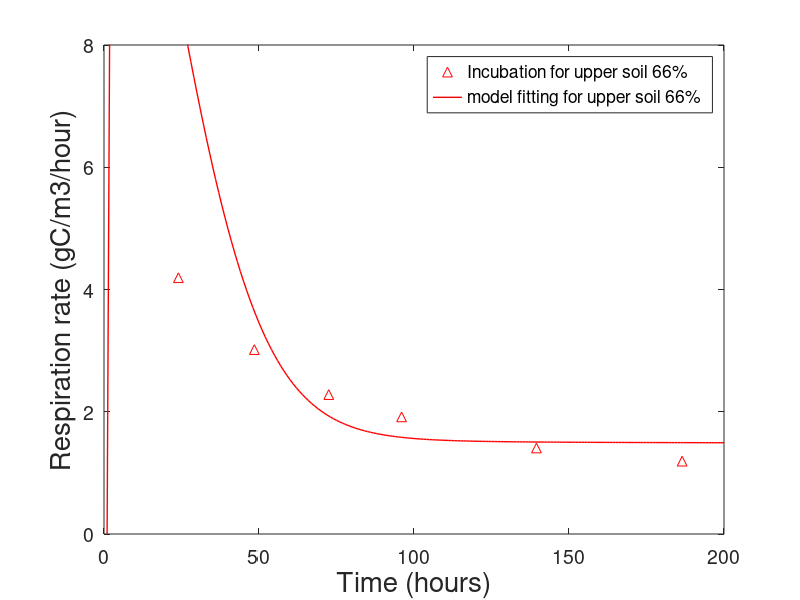

MATLAB code for this plot:
clear;

%% Parameters
k_subC=0.01/24/12;%Empirical factor of decomposition rate                1/hour
f_s=0.2;%Portion for microbe growth                                   unitless
f_e=1-f_s;%Portion for microbe respiration                            unitless
M_B=0.001/24;%Mortality rate of active biomass                        1/hour
M_BD=M_B/10;%Mortality rate of dormant biomass                        1/hour
Psi_sat=-0.002;%Soil water potential at saturation
b=4.9;%Exponent of the water retention curve                          unitless
k_tran1=1;%Transform between active and dormant, fast                 1/hour
k_tran2=1/30;%slow                                                       1/hour
Psi_AD1=Psi_sat*0.3^(-b);%Water potential at 50% of the maximum rate k_AD, fast
Psi_AD2=Psi_sat*0.5^(-b);%slow
Psi_DA1=Psi_AD1;%Water potential at 50% of the maximum rate k_DA, fast
Psi_DA2=Psi_AD2;%slow
n=1;%Empirical factor                                                 unitless
k_CB=15000;%Carbon usage at 50% of the maximum rate U, fast           gC/m3
k_RsolC=0.0/24;%Empirical factor of respiration rate of soluble organic carbon

%% Inputs
%time_pause=14*24;
%s(1:time_pause)=0.00001;s(time_pause:time_pause+500)=0.7;%soil moisture
s(1:200)=0.7;%has to be in a range of 0.4-0.7
%s(201:400)=0.7;
%s=0.01:0.01:0.9;
litterFall=0;%litter fall input                                       gC/m3

%%%%%Aromatic input
aromatic=7930;%                                                       gC/m3
%aromatic=2620;%                                                       gC/m3
%aromatic=7530;%                                                       gC/m3

%%%%%Aliphatic input
aliphatic=14050;%                                                     gC/m3
%aliphatic=16970;%                                                     gC/m3
%aliphatic=3460;%                                                     gC/m3

subC(1:length(s)+1)=(aromatic+aliphatic)*2.7*0.792;%substrate carbon               gC/m3
solC(1:length(s)+1)=(aromatic+aliphatic)*2.7*0.008;%soluble carbon fast            gC/m3
C_B1(1:length(s)+1)=0;%starting active biomass, fast                  gC/m3
C_B2(1:length(s)+1)=0;%starting active biomass, slow                  gC/m3
C_BD1(1:length(s)+1)=aromatic*2.7*0.1;%starting dormant biomass, fast             gC/m3
C_BD2(1:length(s)+1)=(aromatic+aliphatic)*2.7*0.1;%starting dormant biomass, slow             gC/m3

%% Calculations
k_U1=0.24;%Number of soluble carbon needed for each microbes per hour, fast
k_U2=0.36;%slow

D=zeros(1,length(s));
D2=zeros(1,length(s));
U1=zeros(1,length(s));
U2=zeros(1,length(s));
R_solC=zeros(1,length(s));
T_resp=zeros(1,length(s));
Psi=zeros(1,length(s));
f_AD1=zeros(1,length(s));
f_DA1=zeros(1,length(s));
f_AD2=zeros(1,length(s));
f_DA2=zeros(1,length(s));
P_AD1=zeros(1,length(s));
P_DA1=zeros(1,length(s));
P_AD2=zeros(1,length(s));
P_DA2=zeros(1,length(s));

for i=1:length(s)
    Psi(i)=Psi_sat*s(i)^(-b);

    f_AD1(i)=-Psi(i)/((-Psi(i))+(-Psi_AD1));
    f_DA1(i)=-Psi_DA1/(20*(-Psi(i))+(-Psi_DA1));
    f_AD2(i)=-Psi(i)/((-Psi(i))+(-Psi_AD2));
    f_DA2(i)=-Psi_DA2/(20*(-Psi(i))+(-Psi_DA2));
    
    P_AD1(i)=k_tran1*f_AD1(i)*C_B1(i);
    P_DA1(i)=k_tran1*f_DA1(i)*C_BD1(i);
    P_AD2(i)=k_tran2*f_AD2(i)*C_B2(i);
    P_DA2(i)=k_tran2*f_DA2(i)*C_BD2(i);
    
    D(i)=k_subC*subC(i);
    if solC(i)==0&&C_B1(i)==0
        U1(i)=0;
    else
        U1(i)=k_U1*C_B1(i)*solC(i)^n/(solC(i)^n+k_CB^n);
    end
    if solC(i)==0&&C_B2(i)==0
        U2(i)=0;
    else
        U2(i)=k_U2*C_B2(i)*solC(i)^n/(solC(i)^n+k_CB^n);
    end
    
    R_solC(i)=k_RsolC*solC(i);
    subC(i+1)=subC(i)+litterFall-D(i);
    solC(i+1)=solC(i)+D(i)-U1(i)-U2(i)-R_solC(i)+M_BD*(C_BD1(i)+C_BD2(i))+M_B*(C_B1(i)+C_B2(i));
    C_B1(i+1)=C_B1(i)+f_s*U1(i)+P_DA1(i)-P_AD1(i)-M_B*C_B1(i);
    C_B2(i+1)=C_B2(i)+f_s*U2(i)+P_DA2(i)-P_AD2(i)-M_B*C_B2(i);
    C_BD1(i+1)=C_BD1(i)+P_AD1(i)-P_DA1(i)-M_BD*C_BD1(i);
    C_BD2(i+1)=C_BD2(i)+P_AD2(i)-P_DA2(i)-M_BD*C_BD2(i);
    T_resp(i)=f_e*(U1(i)+U2(i))+R_solC(i);
end

%% Outputs
x_real=[24, 48.5,72.5, 96, 139.5, 186.5];
y_real1=[6.490 7.314 4.350 3.054 2.076 1.741];%gC/m3/hour
y_real2=[4.193 3.017 2.281 1.916 1.407 1.192];%gC/m3/hour
%y_real3=[3.017 4.394 2.813 1.661 1.112 1.052];
%y_real4=[2.301 1.919 1.507 1.052 0.790 0.743];
%y_real5=[1.538 1.149 0.897 0.509 0.378 0.392];
%y_real6=[1.726 0.919 0.633 0.342 0.224 0.234];
%plot(x_real,y_real1,'k^','MarkerSize',7); hold on;
plot(x_real,y_real2,'r^','MarkerSize',7); hold on;
plot(1:length(s),T_resp,'r-','LineWidth',1);
%plot(1:length(s),f_DA1,'k-','LineWidth',3);
%semilogy(s,-Psi);
set(gca,'fontsize',14);
ylim([0 8]);
xlabel('Time (hours)','FontSize',20);
ylabel('Respiration rate (gC/m3/hour)','FontSize',20);
legend('Incubation for upper soil 66%','model fitting for upper soil 66%','Incubation for upper soil 33%','model fitting for upper soil 33%','NorthEast');
%title({'Reactive model fitting';'for upper soil 33% soil moisture'},'FontSize',22,'FontWeight','bold');